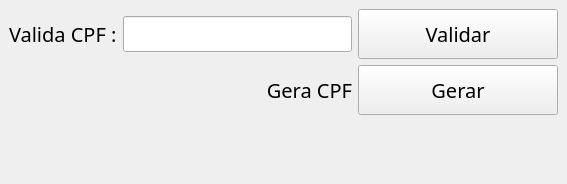
<?xml version="1.0" encoding="UTF-8"?>
<ui version="4.0">
 <class>MainWindow</class>
 <widget class="QMainWindow" name="MainWindow">
  <property name="geometry">
   <rect>
    <x>0</x>
    <y>0</y>
    <width>567</width>
    <height>177</height>
   </rect>
  </property>
  <property name="windowTitle">
   <string>Gera ou Valida CPF</string>
  </property>
  <widget class="QWidget" name="centralwidget">
   <layout class="QGridLayout" name="gridLayout">
    <item row="1" column="2">
     <widget class="QPushButton" name="btnGeraCPf">
      <property name="minimumSize">
       <size>
        <width>0</width>
        <height>50</height>
       </size>
      </property>
      <property name="font">
       <font>
        <family>AppleGothic</family>
        <pointsize>15</pointsize>
        <italic>false</italic>
       </font>
      </property>
      <property name="text">
       <string>Gerar</string>
      </property>
     </widget>
    </item>
    <item row="0" column="2">
     <widget class="QPushButton" name="btnValidaCPF">
      <property name="minimumSize">
       <size>
        <width>200</width>
        <height>50</height>
       </size>
      </property>
      <property name="font">
       <font>
        <family>AppleGothic</family>
        <pointsize>15</pointsize>
        <italic>false</italic>
       </font>
      </property>
      <property name="text">
       <string>Validar</string>
      </property>
     </widget>
    </item>
    <item row="0" column="0">
     <widget class="QLabel" name="label">
      <property name="font">
       <font>
        <family>AppleGothic</family>
        <pointsize>15</pointsize>
        <italic>false</italic>
       </font>
      </property>
      <property name="text">
       <string>Valida CPF :</string>
      </property>
     </widget>
    </item>
    <item row="0" column="1">
     <widget class="QLineEdit" name="inputValidaCPF">
      <property name="minimumSize">
       <size>
        <width>0</width>
        <height>35</height>
       </size>
      </property>
      <property name="font">
       <font>
        <family>AppleGothic</family>
        <pointsize>15</pointsize>
        <italic>false</italic>
       </font>
      </property>
     </widget>
    </item>
    <item row="3" column="0" colspan="3">
     <widget class="QLabel" name="labelRetorno">
      <property name="font">
       <font>
        <family>AppleGothic</family>
        <pointsize>30</pointsize>
        <italic>false</italic>
       </font>
      </property>
      <property name="styleSheet">
       <string notr="true">color:green</string>
      </property>
      <property name="text">
       <string/>
      </property>
      <property name="alignment">
       <set>Qt::AlignCenter</set>
      </property>
     </widget>
    </item>
    <item row="1" column="1">
     <widget class="QLabel" name="label_2">
      <property name="font">
       <font>
        <family>AppleGothic</family>
        <pointsize>15</pointsize>
        <italic>false</italic>
       </font>
      </property>
      <property name="text">
       <string>Gera CPF</string>
      </property>
      <property name="alignment">
       <set>Qt::AlignRight|Qt::AlignTrailing|Qt::AlignVCenter</set>
      </property>
     </widget>
    </item>
   </layout>
  </widget>
 </widget>
 <resources/>
 <connections/>
</ui>
